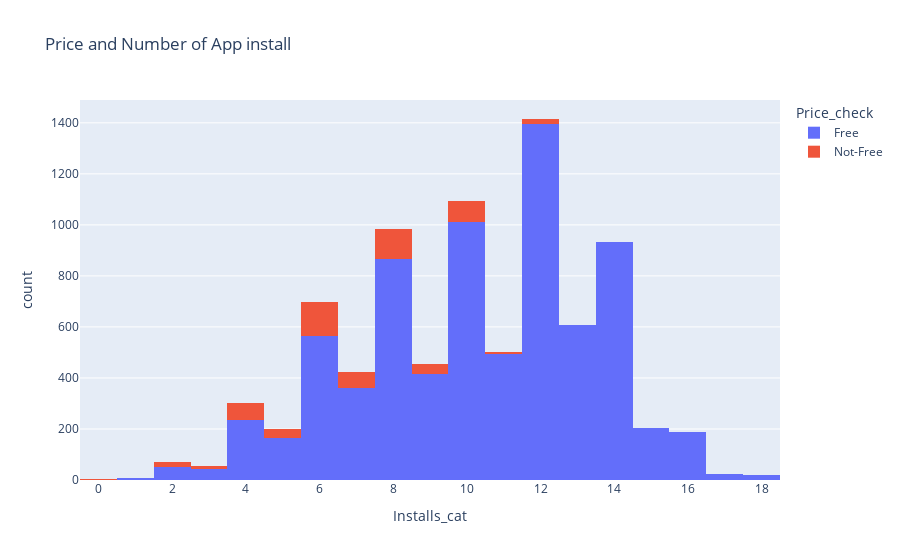

The cell this chart's notebook holds for it:
### Code cell
fig3 = px.histogram(df_new1, x = "Installs_cat", color="Price_check",title = "Price and Number of App install")
fig3.show()

### Figure 1 — Plotly figure (JSON) as saved in the notebook; plotly's stock layout.template omitted (floating-point values rounded to 4 significant figures; data arrays with more than 128 entries replaced by an {"elided": "..."} marker saying what was removed)
{"data": [{"alignmentgroup": "True", "bingroup": "x", "hovertemplate": "Price_check=Free<br>Installs_cat=%{x}<br>count=%{y}<extra></extra>", "legendgroup": "Free", "marker": {"color": "#636efa", "pattern": {"shape": ""}}, "name": "Free", "offsetgroup": "Free", "orientation": "v", "showlegend": true, "x": {"elided": "7588 int values"}, "xaxis": "x", "yaxis": "y", "type": "histogram"}, {"alignmentgroup": "True", "bingroup": "x", "hovertemplate": "Price_check=Not-Free<br>Installs_cat=%{x}<br>count=%{y}<extra></extra>", "legendgroup": "Not-Free", "marker": {"color": "#EF553B", "pattern": {"shape": ""}}, "name": "Not-Free", "offsetgroup": "Not-Free", "orientation": "v", "showlegend": true, "x": {"elided": "602 int values"}, "xaxis": "x", "yaxis": "y", "type": "histogram"}], "layout": {"xaxis": {"anchor": "y", "domain": [0, 1], "title": {"text": "Installs_cat"}}, "yaxis": {"anchor": "x", "domain": [0, 1], "title": {"text": "count"}}, "legend": {"title": {"text": "Price_check"}, "tracegroupgap": 0}, "title": {"text": "Price and Number of App install"}, "barmode": "relative"}}
